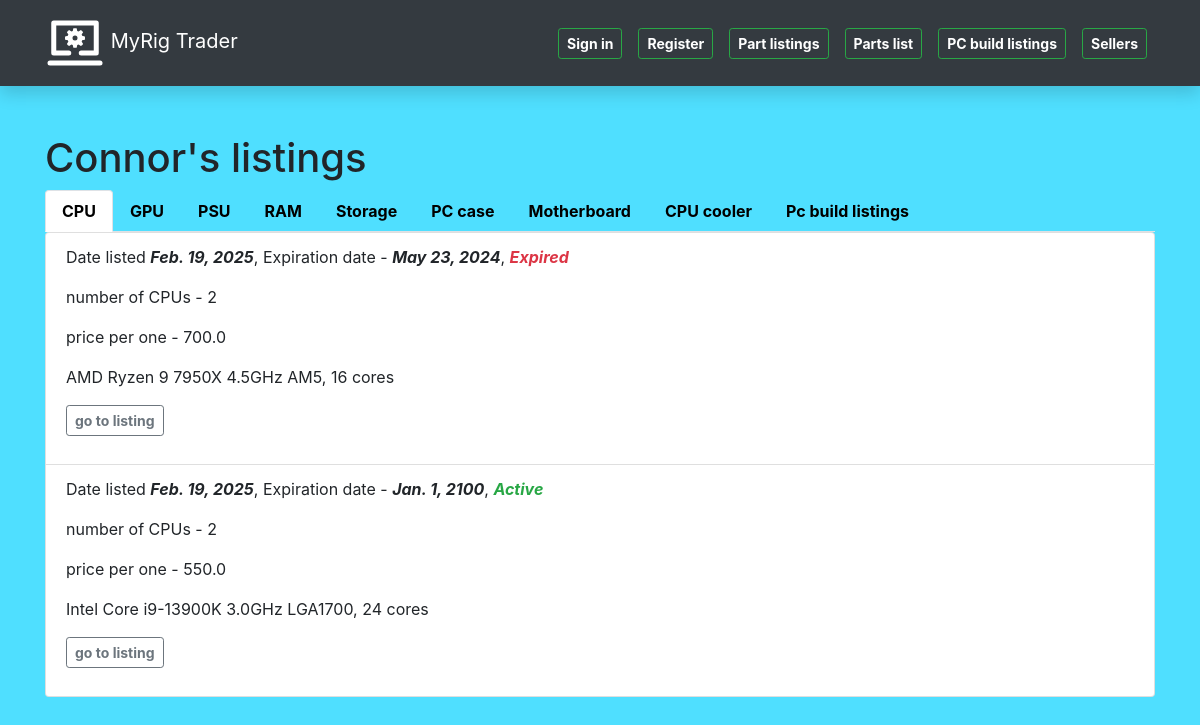
Screenshot of /pcportal/sellers/10/pcbuildlistings/ with the database file from the repository.
### pcportal/models/seller_model.py (models this page shows, shortened)
class Seller(models.Model):
    f_name = models.CharField("First name", max_length=30)
    l_name = models.CharField("Last name", max_length=30)
    email = models.CharField("Email", max_length=30)
    phone_num = models.IntegerField("Phone number")
    user = models.OneToOneField(User, on_delete=models.CASCADE, related_name='seller')
    def full_name(self):
        return f"{self.f_name} {self.l_name}"
    full_name.short_description = "FULL NAME"

### pcportal/models/part_listing_models.py (models this page shows, shortened)
class PartListing(models.Model):
    date_created = models.DateField("Date listed", auto_now_add=True)
    expiration_date = models.DateField("Expiration date", default="2025-03-20")
    quantity = models.IntegerField("quantity",
                                   help_text="Quantity of units")
    price = models.FloatField("Price per piece")
    listing_seller = models.ForeignKey(User, on_delete=models.SET_NULL, null=True, blank=True)
    @property
    def exp_status(self):
        if self.expiration_date < date.today():
            return "Expired"
        return "Active"
    class Meta:
        abstract = True

class CpuListing(PartListing):
    cpu = models.ForeignKey(Cpu, on_delete=models.CASCADE)
    seller = models.ForeignKey(Seller, on_delete=models.CASCADE,
                               related_name="cpu_listing")
    def display_seller(self):
        return f"{self.seller.f_name} {self.seller.l_name}"
    display_seller.short_description = "SELLER"

### pcportal/models/part_models.py (models this page shows, shortened)
class Cpu(models.Model):
    brand = models.CharField("CPU brand", max_length=30,
                             help_text="CPU brand name")
    cpu_model = models.CharField("CPU model", max_length=30)
    cores = models.IntegerField("Number of cores",
                                help_text="Number of cpu cores",
                                null=True, blank=True)
    base_clock_speed = models.FloatField("Base clock speed",
                                         help_text="Base clock speed of CPU, GHz",
                                         null=True, blank=True)
    socket_type = models.CharField("CPU socket",
                                   max_length=30,
                                   help_text="CPU socket type, (AM4, LGA 1151, etc.)",
                                   null=True, blank=True)
    def speed_display(self):
        """
        This function adds GHz next to
        base clock speed. returns speed with GHz
        in an f string.
        """
        return f"{self.base_clock_speed}GHz"
    speed_display.short_description = "BASE CLOCK SPEED"

### pcportal/views/seller_views.py (the view)
# urls.py: path('sellers/<int:seller_id>/pcbuildlistings/', views.get_seller_listings, name='seller-listings'),
def get_seller_listings(request, seller_id):
    one_seller = get_object_or_404(Seller, pk=seller_id)
    seller_pcbuild_listings = PcBuildListing.objects.filter(seller=one_seller)
    seller_cpu_listings = CpuListing.objects.filter(seller=one_seller)
    seller_gpu_listings = GpuListing.objects.filter(seller=one_seller)
    seller_psu_listings = PsuListing.objects.filter(seller=one_seller)
    seller_ram_listings = RamListing.objects.filter(seller=one_seller)
    seller_storage_listings = StorageListing.objects.filter(seller=one_seller)
    seller_casepc_listings = CasePCListing.objects.filter(seller=one_seller)
    seller_motherboard_listings = MotherboardListing.objects.filter(seller=one_seller)
    seller_cpucooler_listings = CpuCoolerListing.objects.filter(seller=one_seller)
    context = {'seller': one_seller,
               'cpu_listings': seller_cpu_listings,
               'gpu_listings': seller_gpu_listings,
               'psu_listings': seller_psu_listings,
               'ram_listings': seller_ram_listings,
               'storage_listings': seller_storage_listings,
               'casepc_listings': seller_casepc_listings,
               'motherboard_listings': seller_motherboard_listings,
               'cpucooler_listings': seller_cpucooler_listings,
               'pcbuild_listings': seller_pcbuild_listings,
               }
    return render(request, 'seller_listings.html', context=context)

### pcportal/models/build_with_listing.py (called while the page is built)
    def cpu_disp(self):
        if self.cpu:
            return f"{self.cpu.brand} {self.cpu.cpu_model}"
        else:
            return "No Cpu"

    def gpu_disp(self):
        if self.gpu:
            return f"{self.gpu.gpu_model}"
        else:
            return "No GPU"

    def motherboard_disp(self):
        if self.motherboard:
            return f"{self.motherboard.motherboard_name}"
        else:
            return "No motherboard"

    def ram_disp(self):
        if self.ram.exists():
            ram_detes = []
            for ram_build in self.ram.all():
                ram_detes.append(f"{ram_build.quantity}x{ram_build.ram.capacity}GB")
            rams = ', '.join(ram_detes)
            return f"{rams} RAM"
        else:
            return "No RAMs"

    def storage_disp(self):
        if self.storage.exists():
            storages_detes = []
            for storage_build in self.storage.all():
                storages_detes.append(f"{storage_build.quantity}x{storage_build.storage.capacity}GB "
                                      f"{storage_build.storage.storage_type}")
            storages = ', '.join(storages_detes)
            return f"{storages}"
        else:
            return "No storage"

    @property
    def exp_status(self):
        if self.expiration_date < date.today():
            return "Expired"
        return "Active"

    @property
    def count_likes(self):
        return self.likes.count()

    def pc_name(self):
        return f"{self.pc_build.title}"

### pcportal/models/part_models.py (called while the page is built)
    def vram_display(self):
        return f"{self.vram}GB"

    def speed_display(self):
        return f"{self.clock_speed}MHz"

    def ram_display(self):
        return f"{self.capacity}GB"

    def speed_display(self):
        return f"{self.ram_speed}MHz"

    def capacity_display(self):
        return f"{self.capacity}GB"

    def write_display(self):
        return f"{self.write_speed}MB/s"

    def read_display(self):
        return f"{self.read_speed}MB/s"

### pcportal/templates/seller_listings.html (shortened to what this page needs)
{% extends 'base.html' %}
{% block content %}
<h1>{{ seller.f_name }}'s listings</h1>
<ul class="nav nav-tabs" id="myTab" role="tablist" >
    <li class="nav-item">
        <a class="nav-link active" id="cpu-tab" data-toggle="tab"
           href="#cpu" role="tab" style="color: black"><b>CPU</b></a>
    </li>
        <li class="nav-item">
        <a class="nav-link" id="gpu-tab" data-toggle="tab"
           href="#gpu" role="tab" style="color: black"><b>GPU</b></a>
    </li>
        <li class="nav-item">
        <a class="nav-link" id="psu-tab" data-toggle="tab"
           href="#psu" role="tab" style="color: black"><b>PSU</b></a>
    </li>
        <li class="nav-item">
        <a class="nav-link" id="ram-tab" data-toggle="tab"
           href="#ram" role="tab" style="color: black"><b>RAM</b></a>
    </li>
        <li class="nav-item">
        <a class="nav-link" id="storage-tab" data-toggle="tab"
           href="#storage" role="tab" style="color: black"><b>Storage</b></a>
    </li>
        <li class="nav-item">
        <a class="nav-link" id="casepc-tab" data-toggle="tab"
           href="#casepc" role="tab" style="color: black"><b>PC case</b></a>
    </li>
        <li class="nav-item">
        <a class="nav-link" id="motherboard-tab" data-toggle="tab"
           href="#motherboard" role="tab" style="color: black"><b>Motherboard</b></a>
    </li>
        <li class="nav-item">
        <a class="nav-link" id="cpucooler-tab" data-toggle="tab"
           href="#cpucooler" role="tab" style="color: black"><b>CPU cooler</b></a>
    </li>
        <li class="nav-item">
        <a class="nav-link" id="pcbuildlistings-tab" data-toggle="tab"
           href="#pcbuildlistings" role="tab" style="color: black"><b>Pc build listings</b></a>
        </li>
</ul>
<div class="tab-content" id="myTabContent">
    <div class="tab-pane fade show active" id="cpu" role="tabpanel">
        {% if cpu_listings %}
         <ul class="list-group">
            {% for listing in cpu_listings %}
                <li class="list-group-item">
                    <p>Date listed <em><b>{{ listing.date_created }}</b></em>,
                        Expiration date - <em><b>{{ listing.expiration_date }}</b></em>,
                        <b style="display: inline;"
                        class="{% if listing.exp_status == 'Active' %} text-success
                        {% else %} text-danger
                        {% endif %}"><em> {{ listing.exp_status }}</em></b>
                    </p>
                        <p>number of CPUs - {{ listing.quantity }}</p>
                            <p>price per one - {{ listing.price }}</p>
                    <p>{{ listing.cpu.brand }} {{ listing.cpu.cpu_model }} {{ listing.cpu.base_clock_speed }}GHz
                        {{ listing.cpu.socket_type }}, {{ listing.cpu.cores }} cores</p>
                    <p>
                    <a href="{% url 'cpu-listing-one' listing.id %}">
                    <button class="btn btn-outline-secondary btn-sm"><b>go to listing</b></button>
                    </a>
                    </p>
                </li>
             {% endfor %}
         </ul>
        {% else %}
        <p>No CPU listings, sorry</p>
        {% endif %}
    </div>
</div>
{% endblock %}

### pcportal/static/css/styles.css (style rules this page uses)
body { background-color: #4fdfff; }

### rows the page displays
Seller: f_name "Connor"
CpuListing: date_created "Feb. 19, 2025", expiration_date "May 23, 2024", exp_status "Expired", quantity "2", price "700.0", cpu.brand "AMD", cpu.cpu_model "Ryzen 9 7950X", cpu.base_clock_speed "4.5", cpu.socket_type "AM5", cpu.cores "16"
CpuListing: date_created "Feb. 19, 2025", expiration_date "Jan. 1, 2100", exp_status "Active", quantity "2", price "550.0", cpu.brand "Intel", cpu.cpu_model "Core i9-13900K", cpu.base_clock_speed "3.0", cpu.socket_type "LGA1700", cpu.cores "24"
